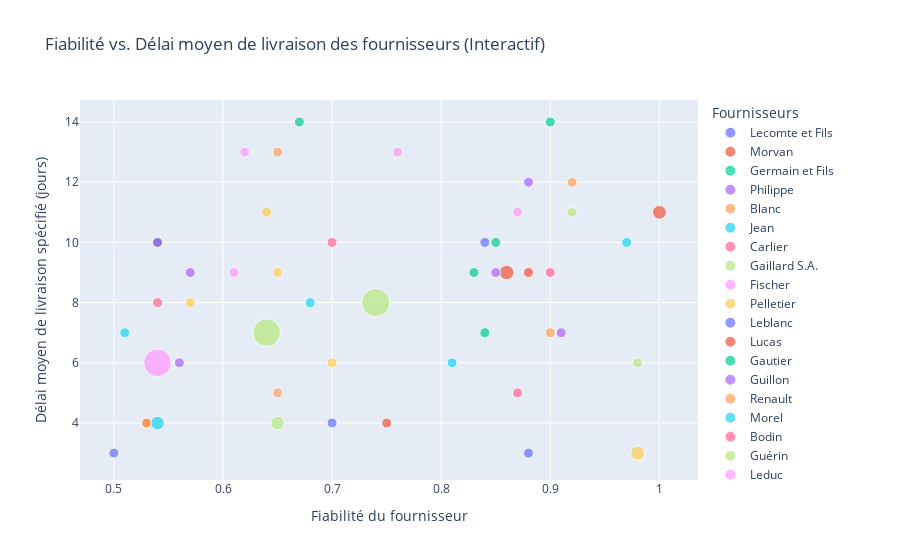

Source (notebook cell):
### Code cell
import plotly.express as px


if 'supplier_features' not in locals() and 'df' in locals():
    print("Recalcul de supplier_features...")
    supplier_features = df.groupby('id_fournisseur').agg(
        nom_fournisseur=('nom_fournisseur', 'first'),
        fiabilite=('fiabilité', 'mean'), # Devrait être unique par fournisseur
        delai_moyen_livraison_specifique=('délai_moyen_jours', 'mean'), # Devrait être unique
        nombre_achats=('id_achat', 'count'),
        montant_total_achats=('montant_total', 'sum')

    ).reset_index()
elif 'supplier_features' not in locals() and 'df' not in locals():
    print("Erreur : DataFrame 'df' et 'supplier_features' non trouvés. Veuillez exécuter les étapes précédentes.")
    exit()


print("\n--- Création du graphique interactif avec Plotly pour la classification des fournisseurs ---")

fig_plotly = px.scatter(
    supplier_features,
    x='fiabilite',
    y='delai_moyen_livraison_specifique',
    size='nombre_achats',  
    color='nom_fournisseur',
    hover_name='nom_fournisseur',  
    hover_data={ 
        'fiabilite': ':.2f',
        'delai_moyen_livraison_specifique': True, 
        'nombre_achats': True,
        'montant_total_achats': ':,.0f'
    },
    title='Fiabilité vs. Délai moyen de livraison des fournisseurs (Interactif)',
    labels={
        'fiabilite': 'Fiabilité du fournisseur',
        'delai_moyen_livraison_specifique': 'Délai moyen de livraison spécifié (jours)',
        'nombre_achats': 'Nombre d\'achats',
        'nom_fournisseur': 'Fournisseur'
    }
)


fig_plotly.update_layout(
    xaxis_title='Fiabilité du fournisseur',
    yaxis_title='Délai moyen de livraison spécifié (jours)',
    legend_title='Fournisseurs',

)
fig_plotly.update_traces(marker=dict(sizemin=5))

fig_plotly.show()

### Figure 1 — Plotly figure (JSON) as saved in the notebook; plotly's stock layout.template omitted (floating-point values rounded to 4 significant figures)
{"data": [{"customdata": [[40.0, 576100.0]], "hovertemplate": "<b>%{hovertext}</b><br><br>Fournisseur=Lecomte et Fils<br>Fiabilité du fournisseur=%{x:.2f}<br>Délai moyen de livraison spécifié (jours)=%{y}<br>Nombre d'achats=%{customdata[0]}<br>montant_total_achats=%{customdata[1]:,.0f}<extra></extra>", "hovertext": ["Lecomte et Fils"], "legendgroup": "Lecomte et Fils", "marker": {"color": "#636efa", "size": [40], "sizemin": 5, "sizemode": "area", "sizeref": 5.115, "symbol": "circle"}, "mode": "markers", "name": "Lecomte et Fils", "orientation": "v", "showlegend": true, "type": "scatter", "x": [0.84], "xaxis": "x", "y": [10.0], "yaxis": "y"}, {"customdata": [[551.0, 8912000.0]], "hovertemplate": "<b>%{hovertext}</b><br><br>Fournisseur=Morvan<br>Fiabilité du fournisseur=%{x:.2f}<br>Délai moyen de livraison spécifié (jours)=%{y}<br>Nombre d'achats=%{customdata[0]}<br>montant_total_achats=%{customdata[1]:,.0f}<extra></extra>", "hovertext": ["Morvan"], "legendgroup": "Morvan", "marker": {"color": "#EF553B", "size": [551], "sizemin": 5, "sizemode": "area", "sizeref": 5.115, "symbol": "circle"}, "mode": "markers", "name": "Morvan", "orientation": "v", "showlegend": true, "type": "scatter", "x": [0.86], "xaxis": "x", "y": [9.0], "yaxis": "y"}, {"customdata": [[29.0, 433300.0]], "hovertemplate": "<b>%{hovertext}</b><br><br>Fournisseur=Germain et Fils<br>Fiabilité du fournisseur=%{x:.2f}<br>Délai moyen de livraison spécifié (jours)=%{y}<br>Nombre d'achats=%{customdata[0]}<br>montant_total_achats=%{customdata[1]:,.0f}<extra></extra>", "hovertext": ["Germain et Fils"], "legendgroup": "Germain et Fils", "marker": {"color": "#00cc96", "size": [29], "sizemin": 5, "sizemode": "area", "sizeref": 5.115, "symbol": "circle"}, "mode": "markers", "name": "Germain et Fils", "orientation": "v", "showlegend": true, "type": "scatter", "x": [0.85], "xaxis": "x", "y": [10.0], "yaxis": "y"}, {"customdata": [[32.0, 605900.0]], "hovertemplate": "<b>%{hovertext}</b><br><br>Fournisseur=Philippe<br>Fiabilité du fournisseur=%{x:.2f}<br>Délai moyen de livraison spécifié (jours)=%{y}<br>Nombre d'achats=%{customdata[0]}<br>montant_total_achats=%{customdata[1]:,.0f}<extra></extra>", "hovertext": ["Philippe"], "legendgroup": "Philippe", "marker": {"color": "#ab63fa", "size": [32], "sizemin": 5, "sizemode": "area", "sizeref": 5.115, "symbol": "circle"}, "mode": "markers", "name": "Philippe", "orientation": "v", "showlegend": true, "type": "scatter", "x": [0.57], "xaxis": "x", "y": [9.0], "yaxis": "y"}, {"customdata": [[42.0, 813300.0]], "hovertemplate": "<b>%{hovertext}</b><br><br>Fournisseur=Blanc<br>Fiabilité du fournisseur=%{x:.2f}<br>Délai moyen de livraison spécifié (jours)=%{y}<br>Nombre d'achats=%{customdata[0]}<br>montant_total_achats=%{customdata[1]:,.0f}<extra></extra>", "hovertext": ["Blanc"], "legendgroup": "Blanc", "marker": {"color": "#FFA15A", "size": [42], "sizemin": 5, "sizemode": "area", "sizeref": 5.115, "symbol": "circle"}, "mode": "markers", "name": "Blanc", "orientation": "v", "showlegend": true, "type": "scatter", "x": [0.65], "xaxis": "x", "y": [13.0], "yaxis": "y"}, {"customdata": [[40.0, 643500.0]], "hovertemplate": "<b>%{hovertext}</b><br><br>Fournisseur=Jean<br>Fiabilité du fournisseur=%{x:.2f}<br>Délai moyen de livraison spécifié (jours)=%{y}<br>Nombre d'achats=%{customdata[0]}<br>montant_total_achats=%{customdata[1]:,.0f}<extra></extra>", "hovertext": ["Jean"], "legendgroup": "Jean", "marker": {"color": "#19d3f3", "size": [40], "sizemin": 5, "sizemode": "area", "sizeref": 5.115, "symbol": "circle"}, "mode": "markers", "name": "Jean", "orientation": "v", "showlegend": true, "type": "scatter", "x": [0.68], "xaxis": "x", "y": [8.0], "yaxis": "y"}, {"customdata": [[30.0, 493000.0]], "hovertemplate": "<b>%{hovertext}</b><br><br>Fournisseur=Carlier<br>Fiabilité du fournisseur=%{x:.2f}<br>Délai moyen de livraison spécifié (jours)=%{y}<br>Nombre d'achats=%{customdata[0]}<br>montant_total_achats=%{customdata[1]:,.0f}<extra></extra>", "hovertext": ["Carlier"], "legendgroup": "Carlier", "marker": {"color": "#FF6692", "size": [30], "sizemin": 5, "sizemode": "area", "sizeref": 5.115, "symbol": "circle"}, "mode": "markers", "name": "Carlier", "orientation": "v", "showlegend": true, "type": "scatter", "x": [0.9], "xaxis": "x", "y": [9.0], "yaxis": "y"}, {"customdata": [[1981.0, 30160000.0]], "hovertemplate": "<b>%{hovertext}</b><br><br>Fournisseur=Gaillard S.A.<br>Fiabilité du fournisseur=%{x:.2f}<br>Délai moyen de livraison spécifié (jours)=%{y}<br>Nombre d'achats=%{customdata[0]}<br>montant_total_achats=%{customdata[1]:,.0f}<extra></extra>", "hovertext": ["Gaillard S.A."], "legendgroup": "Gaillard S.A.", "marker": {"color": "#B6E880", "size": [1981], "sizemin": 5, "sizemode": "area", "sizeref": 5.115, "symbol": "circle"}, "mode": "markers", "name": "Gaillard S.A.", "orientation": "v", "showlegend": true, "type": "scatter", "x": [0.64], "xaxis": "x", "y": [7.0], "yaxis": "y"}, {"customdata": [[21.0, 335000.0]], "hovertemplate": "<b>%{hovertext}</b><br><br>Fournisseur=Fischer<br>Fiabilité du fournisseur=%{x:.2f}<br>Délai moyen de livraison spécifié (jours)=%{y}<br>Nombre d'achats=%{customdata[0]}<br>montant_total_achats=%{customdata[1]:,.0f}<extra></extra>", "hovertext": ["Fischer"], "legendgroup": "Fischer", "marker": {"color": "#FF97FF", "size": [21], "sizemin": 5, "sizemode": "area", "sizeref": 5.115, "symbol": "circle"}, "mode": "markers", "name": "Fischer", "orientation": "v", "showlegend": true, "type": "scatter", "x": [0.61], "xaxis": "x", "y": [9.0], "yaxis": "y"}, {"customdata": [[509.0, 8901000.0]], "hovertemplate": "<b>%{hovertext}</b><br><br>Fournisseur=Pelletier<br>Fiabilité du fournisseur=%{x:.2f}<br>Délai moyen de livraison spécifié (jours)=%{y}<br>Nombre d'achats=%{customdata[0]}<br>montant_total_achats=%{customdata[1]:,.0f}<extra></extra>", "hovertext": ["Pelletier"], "legendgroup": "Pelletier", "marker": {"color": "#FECB52", "size": [509], "sizemin": 5, "sizemode": "area", "sizeref": 5.115, "symbol": "circle"}, "mode": "markers", "name": "Pelletier", "orientation": "v", "showlegend": true, "type": "scatter", "x": [0.98], "xaxis": "x", "y": [3.0], "yaxis": "y"}, {"customdata": [[35.0, 341500.0]], "hovertemplate": "<b>%{hovertext}</b><br><br>Fournisseur=Leblanc<br>Fiabilité du fournisseur=%{x:.2f}<br>Délai moyen de livraison spécifié (jours)=%{y}<br>Nombre d'achats=%{customdata[0]}<br>montant_total_achats=%{customdata[1]:,.0f}<extra></extra>", "hovertext": ["Leblanc"], "legendgroup": "Leblanc", "marker": {"color": "#636efa", "size": [35], "sizemin": 5, "sizemode": "area", "sizeref": 5.115, "symbol": "circle"}, "mode": "markers", "name": "Leblanc", "orientation": "v", "showlegend": true, "type": "scatter", "x": [0.5], "xaxis": "x", "y": [3.0], "yaxis": "y"}, {"customdata": [[485.0, 7046000.0]], "hovertemplate": "<b>%{hovertext}</b><br><br>Fournisseur=Lucas<br>Fiabilité du fournisseur=%{x:.2f}<br>Délai moyen de livraison spécifié (jours)=%{y}<br>Nombre d'achats=%{customdata[0]}<br>montant_total_achats=%{customdata[1]:,.0f}<extra></extra>", "hovertext": ["Lucas"], "legendgroup": "Lucas", "marker": {"color": "#EF553B", "size": [485], "sizemin": 5, "sizemode": "area", "sizeref": 5.115, "symbol": "circle"}, "mode": "markers", "name": "Lucas", "orientation": "v", "showlegend": true, "type": "scatter", "x": [1.0], "xaxis": "x", "y": [11.0], "yaxis": "y"}, {"customdata": [[35.0, 537600.0]], "hovertemplate": "<b>%{hovertext}</b><br><br>Fournisseur=Gautier<br>Fiabilité du fournisseur=%{x:.2f}<br>Délai moyen de livraison spécifié (jours)=%{y}<br>Nombre d'achats=%{customdata[0]}<br>montant_total_achats=%{customdata[1]:,.0f}<extra></extra>", "hovertext": ["Gautier"], "legendgroup": "Gautier", "marker": {"color": "#00cc96", "size": [35], "sizemin": 5, "sizemode": "area", "sizeref": 5.115, "symbol": "circle"}, "mode": "markers", "name": "Gautier", "orientation": "v", "showlegend": true, "type": "scatter", "x": [0.84], "xaxis": "x", "y": [7.0], "yaxis": "y"}, {"customdata": [[36.0, 374400.0]], "hovertemplate": "<b>%{hovertext}</b><br><br>Fournisseur=Guillon<br>Fiabilité du fournisseur=%{x:.2f}<br>Délai moyen de livraison spécifié (jours)=%{y}<br>Nombre d'achats=%{customdata[0]}<br>montant_total_achats=%{customdata[1]:,.0f}<extra></extra>", "hovertext": ["Guillon"], "legendgroup": "Guillon", "marker": {"color": "#ab63fa", "size": [36], "sizemin": 5, "sizemode": "area", "sizeref": 5.115, "symbol": "circle"}, "mode": "markers", "name": "Guillon", "orientation": "v", "showlegend": true, "type": "scatter", "x": [0.91], "xaxis": "x", "y": [7.0], "yaxis": "y"}, {"customdata": [[30.0, 491100.0]], "hovertemplate": "<b>%{hovertext}</b><br><br>Fournisseur=Renault<br>Fiabilité du fournisseur=%{x:.2f}<br>Délai moyen de livraison spécifié (jours)=%{y}<br>Nombre d'achats=%{customdata[0]}<br>montant_total_achats=%{customdata[1]:,.0f}<extra></extra>", "hovertext": ["Renault"], "legendgroup": "Renault", "marker": {"color": "#FFA15A", "size": [30], "sizemin": 5, "sizemode": "area", "sizeref": 5.115, "symbol": "circle"}, "mode": "markers", "name": "Renault", "orientation": "v", "showlegend": true, "type": "scatter", "x": [0.65], "xaxis": "x", "y": [5.0], "yaxis": "y"}, {"customdata": [[33.0, 524800.0]], "hovertemplate": "<b>%{hovertext}</b><br><br>Fournisseur=Morel<br>Fiabilité du fournisseur=%{x:.2f}<br>Délai moyen de livraison spécifié (jours)=%{y}<br>Nombre d'achats=%{customdata[0]}<br>montant_total_achats=%{customdata[1]:,.0f}<extra></extra>", "hovertext": ["Morel"], "legendgroup": "Morel", "marker": {"color": "#19d3f3", "size": [33], "sizemin": 5, "sizemode": "area", "sizeref": 5.115, "symbol": "circle"}, "mode": "markers", "name": "Morel", "orientation": "v", "showlegend": true, "type": "scatter", "x": [0.51], "xaxis": "x", "y": [7.0], "yaxis": "y"}, {"customdata": [[32.0, 654900.0]], "hovertemplate": "<b>%{hovertext}</b><br><br>Fournisseur=Bodin<br>Fiabilité du fournisseur=%{x:.2f}<br>Délai moyen de livraison spécifié (jours)=%{y}<br>Nombre d'achats=%{customdata[0]}<br>montant_total_achats=%{customdata[1]:,.0f}<extra></extra>", "hovertext": ["Bodin"], "legendgroup": "Bodin", "marker": {"color": "#FF6692", "size": [32], "sizemin": 5, "sizemode": "area", "sizeref": 5.115, "symbol": "circle"}, "mode": "markers", "name": "Bodin", "orientation": "v", "showlegend": true, "type": "scatter", "x": [0.87], "xaxis": "x", "y": [5.0], "yaxis": "y"}, {"customdata": [[36.0, 375200.0]], "hovertemplate": "<b>%{hovertext}</b><br><br>Fournisseur=Guérin<br>Fiabilité du fournisseur=%{x:.2f}<br>Délai moyen de livraison spécifié (jours)=%{y}<br>Nombre d'achats=%{customdata[0]}<br>montant_total_achats=%{customdata[1]:,.0f}<extra></extra>", "hovertext": ["Guérin"], "legendgroup": "Guérin", "marker": {"color": "#B6E880", "size": [36], "sizemin": 5, "sizemode": "area", "sizeref": 5.115, "symbol": "circle"}, "mode": "markers", "name": "Guérin", "orientation": "v", "showlegend": true, "type": "scatter", "x": [0.92], "xaxis": "x", "y": [11.0], "yaxis": "y"}, {"customdata": [[37.0, 558600.0]], "hovertemplate": "<b>%{hovertext}</b><br><br>Fournisseur=Leduc<br>Fiabilité du fournisseur=%{x:.2f}<br>Délai moyen de livraison spécifié (jours)=%{y}<br>Nombre d'achats=%{customdata[0]}<br>montant_total_achats=%{customdata[1]:,.0f}<extra></extra>", "hovertext": ["Leduc"], "legendgroup": "Leduc", "marker": {"color": "#FF97FF", "size": [37], "sizemin": 5, "sizemode": "area", "sizeref": 5.115, "symbol": "circle"}, "mode": "markers", "name": "Leduc", "orientation": "v", "showlegend": true, "type": "scatter", "x": [0.87], "xaxis": "x", "y": [11.0], "yaxis": "y"}, {"customdata": [[39.0, 461900.0]], "hovertemplate": "<b>%{hovertext}</b><br><br>Fournisseur=Baudry<br>Fiabilité du fournisseur=%{x:.2f}<br>Délai moyen de livraison spécifié (jours)=%{y}<br>Nombre d'achats=%{customdata[0]}<br>montant_total_achats=%{customdata[1]:,.0f}<extra></extra>", "hovertext": ["Baudry"], "legendgroup": "Baudry", "marker": {"color": "#FECB52", "size": [39], "sizemin": 5, "sizemode": "area", "sizeref": 5.115, "symbol": "circle"}, "mode": "markers", "name": "Baudry", "orientation": "v", "showlegend": true, "type": "scatter", "x": [0.57], "xaxis": "x", "y": [8.0], "yaxis": "y"}, {"customdata": [[33.0, 646000.0]], "hovertemplate": "<b>%{hovertext}</b><br><br>Fournisseur=Petitjean Andre SA<br>Fiabilité du fournisseur=%{x:.2f}<br>Délai moyen de livraison spécifié (jours)=%{y}<br>Nombre d'achats=%{customdata[0]}<br>montant_total_achats=%{customdata[1]:,.0f}<extra></extra>", "hovertext": ["Petitjean Andre SA"], "legendgroup": "Petitjean Andre SA", "marker": {"color": "#636efa", "size": [33], "sizemin": 5, "sizemode": "area", "sizeref": 5.115, "symbol": "circle"}, "mode": "markers", "name": "Petitjean Andre SA", "orientation": "v", "showlegend": true, "type": "scatter", "x": [0.88], "xaxis": "x", "y": [3.0], "yaxis": "y"}, {"customdata": [[39.0, 412500.0]], "hovertemplate": "<b>%{hovertext}</b><br><br>Fournisseur=Langlois Vallée SA<br>Fiabilité du fournisseur=%{x:.2f}<br>Délai moyen de livraison spécifié (jours)=%{y}<br>Nombre d'achats=%{customdata[0]}<br>montant_total_achats=%{customdata[1]:,.0f}<extra></extra>", "hovertext": ["Langlois Vallée SA"], "legendgroup": "Langlois Vallée SA", "marker": {"color": "#EF553B", "size": [39], "sizemin": 5, "sizemode": "area", "sizeref": 5.115, "symbol": "circle"}, "mode": "markers", "name": "Langlois Vallée SA", "orientation": "v", "showlegend": true, "type": "scatter", "x": [0.88], "xaxis": "x", "y": [9.0], "yaxis": "y"}, {"customdata": [[37.0, 464500.0]], "hovertemplate": "<b>%{hovertext}</b><br><br>Fournisseur=Albert<br>Fiabilité du fournisseur=%{x:.2f}<br>Délai moyen de livraison spécifié (jours)=%{y}<br>Nombre d'achats=%{customdata[0]}<br>montant_total_achats=%{customdata[1]:,.0f}<extra></extra>", "hovertext": ["Albert"], "legendgroup": "Albert", "marker": {"color": "#00cc96", "size": [37], "sizemin": 5, "sizemode": "area", "sizeref": 5.115, "symbol": "circle"}, "mode": "markers", "name": "Albert", "orientation": "v", "showlegend": true, "type": "scatter", "x": [0.83], "xaxis": "x", "y": [9.0], "yaxis": "y"}, {"customdata": [[31.0, 314600.0]], "hovertemplate": "<b>%{hovertext}</b><br><br>Fournisseur=Da Silva<br>Fiabilité du fournisseur=%{x:.2f}<br>Délai moyen de livraison spécifié (jours)=%{y}<br>Nombre d'achats=%{customdata[0]}<br>montant_total_achats=%{customdata[1]:,.0f}<extra></extra>", "hovertext": ["Da Silva"], "legendgroup": "Da Silva", "marker": {"color": "#ab63fa", "size": [31], "sizemin": 5, "sizemode": "area", "sizeref": 5.115, "symbol": "circle"}, "mode": "markers", "name": "Da Silva", "orientation": "v", "showlegend": true, "type": "scatter", "x": [0.88], "xaxis": "x", "y": [12.0], "yaxis": "y"}, {"customdata": [[37.0, 725500.0]], "hovertemplate": "<b>%{hovertext}</b><br><br>Fournisseur=Techer SA<br>Fiabilité du fournisseur=%{x:.2f}<br>Délai moyen de livraison spécifié (jours)=%{y}<br>Nombre d'achats=%{customdata[0]}<br>montant_total_achats=%{customdata[1]:,.0f}<extra></extra>", "hovertext": ["Techer SA"], "legendgroup": "Techer SA", "marker": {"color": "#FFA15A", "size": [37], "sizemin": 5, "sizemode": "area", "sizeref": 5.115, "symbol": "circle"}, "mode": "markers", "name": "Techer SA", "orientation": "v", "showlegend": true, "type": "scatter", "x": [0.92], "xaxis": "x", "y": [12.0], "yaxis": "y"}, {"customdata": [[38.0, 845600.0]], "hovertemplate": "<b>%{hovertext}</b><br><br>Fournisseur=Bourdon<br>Fiabilité du fournisseur=%{x:.2f}<br>Délai moyen de livraison spécifié (jours)=%{y}<br>Nombre d'achats=%{customdata[0]}<br>montant_total_achats=%{customdata[1]:,.0f}<extra></extra>", "hovertext": ["Bourdon"], "legendgroup": "Bourdon", "marker": {"color": "#19d3f3", "size": [38], "sizemin": 5, "sizemode": "area", "sizeref": 5.115, "symbol": "circle"}, "mode": "markers", "name": "Bourdon", "orientation": "v", "showlegend": true, "type": "scatter", "x": [0.81], "xaxis": "x", "y": [6.0], "yaxis": "y"}, {"customdata": [[36.0, 465100.0]], "hovertemplate": "<b>%{hovertext}</b><br><br>Fournisseur=Rodrigues Payet S.A.R.L.<br>Fiabilité du fournisseur=%{x:.2f}<br>Délai moyen de livraison spécifié (jours)=%{y}<br>Nombre d'achats=%{customdata[0]}<br>montant_total_achats=%{customdata[1]:,.0f}<extra></extra>", "hovertext": ["Rodrigues Payet S.A.R.L."], "legendgroup": "Rodrigues Payet S.A.R.L.", "marker": {"color": "#FF6692", "size": [36], "sizemin": 5, "sizemode": "area", "sizeref": 5.115, "symbol": "circle"}, "mode": "markers", "name": "Rodrigues Payet S.A.R.L.", "orientation": "v", "showlegend": true, "type": "scatter", "x": [0.54], "xaxis": "x", "y": [10.0], "yaxis": "y"}, {"customdata": [[2046.0, 31300000.0]], "hovertemplate": "<b>%{hovertext}</b><br><br>Fournisseur=Delattre Blot S.A.<br>Fiabilité du fournisseur=%{x:.2f}<br>Délai moyen de livraison spécifié (jours)=%{y}<br>Nombre d'achats=%{customdata[0]}<br>montant_total_achats=%{customdata[1]:,.0f}<extra></extra>", "hovertext": ["Delattre Blot S.A."], "legendgroup": "Delattre Blot S.A.", "marker": {"color": "#B6E880", "size": [2046], "sizemin": 5, "sizemode": "area", "sizeref": 5.115, "symbol": "circle"}, "mode": "markers", "name": "Delattre Blot S.A.", "orientation": "v", "showlegend": true, "type": "scatter", "x": [0.74], "xaxis": "x", "y": [8.0], "yaxis": "y"}, {"customdata": [[1973.0, 29790000.0]], "hovertemplate": "<b>%{hovertext}</b><br><br>Fournisseur=Fontaine Lopes S.A.<br>Fiabilité du fournisseur=%{x:.2f}<br>Délai moyen de livraison spécifié (jours)=%{y}<br>Nombre d'achats=%{customdata[0]}<br>montant_total_achats=%{customdata[1]:,.0f}<extra></extra>", "hovertext": ["Fontaine Lopes S.A."], "legendgroup": "Fontaine Lopes S.A.", "marker": {"color": "#FF97FF", "size": [1973], "sizemin": 5, "sizemode": "area", "sizeref": 5.115, "symbol": "circle"}, "mode": "markers", "name": "Fontaine Lopes S.A.", "orientation": "v", "showlegend": true, "type": "scatter", "x": [0.54], "xaxis": "x", "y": [6.0], "yaxis": "y"}, {"customdata": [[27.0, 336500.0]], "hovertemplate": "<b>%{hovertext}</b><br><br>Fournisseur=Delaunay<br>Fiabilité du fournisseur=%{x:.2f}<br>Délai moyen de livraison spécifié (jours)=%{y}<br>Nombre d'achats=%{customdata[0]}<br>montant_total_achats=%{customdata[1]:,.0f}<extra></extra>", "hovertext": ["Delaunay"], "legendgroup": "Delaunay", "marker": {"color": "#FECB52", "size": [27], "sizemin": 5, "sizemode": "area", "sizeref": 5.115, "symbol": "circle"}, "mode": "markers", "name": "Delaunay", "orientation": "v", "showlegend": true, "type": "scatter", "x": [0.7], "xaxis": "x", "y": [6.0], "yaxis": "y"}, {"customdata": [[41.0, 465600.0]], "hovertemplate": "<b>%{hovertext}</b><br><br>Fournisseur=Faure S.A.R.L.<br>Fiabilité du fournisseur=%{x:.2f}<br>Délai moyen de livraison spécifié (jours)=%{y}<br>Nombre d'achats=%{customdata[0]}<br>montant_total_achats=%{customdata[1]:,.0f}<extra></extra>", "hovertext": ["Faure S.A.R.L."], "legendgroup": "Faure S.A.R.L.", "marker": {"color": "#636efa", "size": [41], "sizemin": 5, "sizemode": "area", "sizeref": 5.115, "symbol": "circle"}, "mode": "markers", "name": "Faure S.A.R.L.", "orientation": "v", "showlegend": true, "type": "scatter", "x": [0.7], "xaxis": "x", "y": [4.0], "yaxis": "y"}, {"customdata": [[32.0, 578300.0]], "hovertemplate": "<b>%{hovertext}</b><br><br>Fournisseur=Munoz SA<br>Fiabilité du fournisseur=%{x:.2f}<br>Délai moyen de livraison spécifié (jours)=%{y}<br>Nombre d'achats=%{customdata[0]}<br>montant_total_achats=%{customdata[1]:,.0f}<extra></extra>", "hovertext": ["Munoz SA"], "legendgroup": "Munoz SA", "marker": {"color": "#EF553B", "size": [32], "sizemin": 5, "sizemode": "area", "sizeref": 5.115, "symbol": "circle"}, "mode": "markers", "name": "Munoz SA", "orientation": "v", "showlegend": true, "type": "scatter", "x": [0.53], "xaxis": "x", "y": [4.0], "yaxis": "y"}, {"customdata": [[44.0, 847400.0]], "hovertemplate": "<b>%{hovertext}</b><br><br>Fournisseur=Mercier Dupuy S.A.S.<br>Fiabilité du fournisseur=%{x:.2f}<br>Délai moyen de livraison spécifié (jours)=%{y}<br>Nombre d'achats=%{customdata[0]}<br>montant_total_achats=%{customdata[1]:,.0f}<extra></extra>", "hovertext": ["Mercier Dupuy S.A.S."], "legendgroup": "Mercier Dupuy S.A.S.", "marker": {"color": "#00cc96", "size": [44], "sizemin": 5, "sizemode": "area", "sizeref": 5.115, "symbol": "circle"}, "mode": "markers", "name": "Mercier Dupuy S.A.S.", "orientation": "v", "showlegend": true, "type": "scatter", "x": [0.67], "xaxis": "x", "y": [14.0], "yaxis": "y"}, {"customdata": [[35.0, 561400.0]], "hovertemplate": "<b>%{hovertext}</b><br><br>Fournisseur=Bertrand S.A.<br>Fiabilité du fournisseur=%{x:.2f}<br>Délai moyen de livraison spécifié (jours)=%{y}<br>Nombre d'achats=%{customdata[0]}<br>montant_total_achats=%{customdata[1]:,.0f}<extra></extra>", "hovertext": ["Bertrand S.A."], "legendgroup": "Bertrand S.A.", "marker": {"color": "#ab63fa", "size": [35], "sizemin": 5, "sizemode": "area", "sizeref": 5.115, "symbol": "circle"}, "mode": "markers", "name": "Bertrand S.A.", "orientation": "v", "showlegend": true, "type": "scatter", "x": [0.56], "xaxis": "x", "y": [6.0], "yaxis": "y"}, {"customdata": [[33.0, 468100.0]], "hovertemplate": "<b>%{hovertext}</b><br><br>Fournisseur=Laine<br>Fiabilité du fournisseur=%{x:.2f}<br>Délai moyen de livraison spécifié (jours)=%{y}<br>Nombre d'achats=%{customdata[0]}<br>montant_total_achats=%{customdata[1]:,.0f}<extra></extra>", "hovertext": ["Laine"], "legendgroup": "Laine", "marker": {"color": "#FFA15A", "size": [33], "sizemin": 5, "sizemode": "area", "sizeref": 5.115, "symbol": "circle"}, "mode": "markers", "name": "Laine", "orientation": "v", "showlegend": true, "type": "scatter", "x": [0.9], "xaxis": "x", "y": [7.0], "yaxis": "y"}, {"customdata": [[42.0, 800700.0]], "hovertemplate": "<b>%{hovertext}</b><br><br>Fournisseur=Moreau Dubois S.A.S.<br>Fiabilité du fournisseur=%{x:.2f}<br>Délai moyen de livraison spécifié (jours)=%{y}<br>Nombre d'achats=%{customdata[0]}<br>montant_total_achats=%{customdata[1]:,.0f}<extra></extra>", "hovertext": ["Moreau Dubois S.A.S."], "legendgroup": "Moreau Dubois S.A.S.", "marker": {"color": "#19d3f3", "size": [42], "sizemin": 5, "sizemode": "area", "sizeref": 5.115, "symbol": "circle"}, "mode": "markers", "name": "Moreau Dubois S.A.S.", "orientation": "v", "showlegend": true, "type": "scatter", "x": [0.97], "xaxis": "x", "y": [10.0], "yaxis": "y"}, {"customdata": [[46.0, 535000.0]], "hovertemplate": "<b>%{hovertext}</b><br><br>Fournisseur=Charles SARL<br>Fiabilité du fournisseur=%{x:.2f}<br>Délai moyen de livraison spécifié (jours)=%{y}<br>Nombre d'achats=%{customdata[0]}<br>montant_total_achats=%{customdata[1]:,.0f}<extra></extra>", "hovertext": ["Charles SARL"], "legendgroup": "Charles SARL", "marker": {"color": "#FF6692", "size": [46], "sizemin": 5, "sizemode": "area", "sizeref": 5.115, "symbol": "circle"}, "mode": "markers", "name": "Charles SARL", "orientation": "v", "showlegend": true, "type": "scatter", "x": [0.54], "xaxis": "x", "y": [8.0], "yaxis": "y"}, {"customdata": [[27.0, 421000.0]], "hovertemplate": "<b>%{hovertext}</b><br><br>Fournisseur=Laurent Boyer S.A.R.L.<br>Fiabilité du fournisseur=%{x:.2f}<br>Délai moyen de livraison spécifié (jours)=%{y}<br>Nombre d'achats=%{customdata[0]}<br>montant_total_achats=%{customdata[1]:,.0f}<extra></extra>", "hovertext": ["Laurent Boyer S.A.R.L."], "legendgroup": "Laurent Boyer S.A.R.L.", "marker": {"color": "#B6E880", "size": [27], "sizemin": 5, "sizemode": "area", "sizeref": 5.115, "symbol": "circle"}, "mode": "markers", "name": "Laurent Boyer S.A.R.L.", "orientation": "v", "showlegend": true, "type": "scatter", "x": [0.98], "xaxis": "x", "y": [6.0], "yaxis": "y"}, {"customdata": [[40.0, 577800.0]], "hovertemplate": "<b>%{hovertext}</b><br><br>Fournisseur=Rocher<br>Fiabilité du fournisseur=%{x:.2f}<br>Délai moyen de livraison spécifié (jours)=%{y}<br>Nombre d'achats=%{customdata[0]}<br>montant_total_achats=%{customdata[1]:,.0f}<extra></extra>", "hovertext": ["Rocher"], "legendgroup": "Rocher", "marker": {"color": "#FF97FF", "size": [40], "sizemin": 5, "sizemode": "area", "sizeref": 5.115, "symbol": "circle"}, "mode": "markers", "name": "Rocher", "orientation": "v", "showlegend": true, "type": "scatter", "x": [0.76], "xaxis": "x", "y": [13.0], "yaxis": "y"}, {"customdata": [[38.0, 778300.0]], "hovertemplate": "<b>%{hovertext}</b><br><br>Fournisseur=Fabre SA<br>Fiabilité du fournisseur=%{x:.2f}<br>Délai moyen de livraison spécifié (jours)=%{y}<br>Nombre d'achats=%{customdata[0]}<br>montant_total_achats=%{customdata[1]:,.0f}<extra></extra>", "hovertext": ["Fabre SA"], "legendgroup": "Fabre SA", "marker": {"color": "#FECB52", "size": [38], "sizemin": 5, "sizemode": "area", "sizeref": 5.115, "symbol": "circle"}, "mode": "markers", "name": "Fabre SA", "orientation": "v", "showlegend": true, "type": "scatter", "x": [0.65], "xaxis": "x", "y": [9.0], "yaxis": "y"}, {"customdata": [[34.0, 659500.0]], "hovertemplate": "<b>%{hovertext}</b><br><br>Fournisseur=Lemaître De Sousa SA<br>Fiabilité du fournisseur=%{x:.2f}<br>Délai moyen de livraison spécifié (jours)=%{y}<br>Nombre d'achats=%{customdata[0]}<br>montant_total_achats=%{customdata[1]:,.0f}<extra></extra>", "hovertext": ["Lemaître De Sousa SA"], "legendgroup": "Lemaître De Sousa SA", "marker": {"color": "#636efa", "size": [34], "sizemin": 5, "sizemode": "area", "sizeref": 5.115, "symbol": "circle"}, "mode": "markers", "name": "Lemaître De Sousa SA", "orientation": "v", "showlegend": true, "type": "scatter", "x": [0.54], "xaxis": "x", "y": [10.0], "yaxis": "y"}, {"customdata": [[34.0, 323100.0]], "hovertemplate": "<b>%{hovertext}</b><br><br>Fournisseur=Caron<br>Fiabilité du fournisseur=%{x:.2f}<br>Délai moyen de livraison spécifié (jours)=%{y}<br>Nombre d'achats=%{customdata[0]}<br>montant_total_achats=%{customdata[1]:,.0f}<extra></extra>", "hovertext": ["Caron"], "legendgroup": "Caron", "marker": {"color": "#EF553B", "size": [34], "sizemin": 5, "sizemode": "area", "sizeref": 5.115, "symbol": "circle"}, "mode": "markers", "name": "Caron", "orientation": "v", "showlegend": true, "type": "scatter", "x": [0.75], "xaxis": "x", "y": [4.0], "yaxis": "y"}, {"customdata": [[32.0, 547900.0]], "hovertemplate": "<b>%{hovertext}</b><br><br>Fournisseur=Klein SA<br>Fiabilité du fournisseur=%{x:.2f}<br>Délai moyen de livraison spécifié (jours)=%{y}<br>Nombre d'achats=%{customdata[0]}<br>montant_total_achats=%{customdata[1]:,.0f}<extra></extra>", "hovertext": ["Klein SA"], "legendgroup": "Klein SA", "marker": {"color": "#00cc96", "size": [32], "sizemin": 5, "sizemode": "area", "sizeref": 5.115, "symbol": "circle"}, "mode": "markers", "name": "Klein SA", "orientation": "v", "showlegend": true, "type": "scatter", "x": [0.9], "xaxis": "x", "y": [14.0], "yaxis": "y"}, {"customdata": [[44.0, 498800.0]], "hovertemplate": "<b>%{hovertext}</b><br><br>Fournisseur=Lopes<br>Fiabilité du fournisseur=%{x:.2f}<br>Délai moyen de livraison spécifié (jours)=%{y}<br>Nombre d'achats=%{customdata[0]}<br>montant_total_achats=%{customdata[1]:,.0f}<extra></extra>", "hovertext": ["Lopes"], "legendgroup": "Lopes", "marker": {"color": "#ab63fa", "size": [44], "sizemin": 5, "sizemode": "area", "sizeref": 5.115, "symbol": "circle"}, "mode": "markers", "name": "Lopes", "orientation": "v", "showlegend": true, "type": "scatter", "x": [0.85], "xaxis": "x", "y": [9.0], "yaxis": "y"}, {"customdata": [[41.0, 801600.0]], "hovertemplate": "<b>%{hovertext}</b><br><br>Fournisseur=Lagarde<br>Fiabilité du fournisseur=%{x:.2f}<br>Délai moyen de livraison spécifié (jours)=%{y}<br>Nombre d'achats=%{customdata[0]}<br>montant_total_achats=%{customdata[1]:,.0f}<extra></extra>", "hovertext": ["Lagarde"], "legendgroup": "Lagarde", "marker": {"color": "#FFA15A", "size": [41], "sizemin": 5, "sizemode": "area", "sizeref": 5.115, "symbol": "circle"}, "mode": "markers", "name": "Lagarde", "orientation": "v", "showlegend": true, "type": "scatter", "x": [0.53], "xaxis": "x", "y": [4.0], "yaxis": "y"}, {"customdata": [[468.0, 7814000.0]], "hovertemplate": "<b>%{hovertext}</b><br><br>Fournisseur=Roche<br>Fiabilité du fournisseur=%{x:.2f}<br>Délai moyen de livraison spécifié (jours)=%{y}<br>Nombre d'achats=%{customdata[0]}<br>montant_total_achats=%{customdata[1]:,.0f}<extra></extra>", "hovertext": ["Roche"], "legendgroup": "Roche", "marker": {"color": "#19d3f3", "size": [468], "sizemin": 5, "sizemode": "area", "sizeref": 5.115, "symbol": "circle"}, "mode": "markers", "name": "Roche", "orientation": "v", "showlegend": true, "type": "scatter", "x": [0.54], "xaxis": "x", "y": [4.0], "yaxis": "y"}, {"customdata": [[39.0, 593700.0]], "hovertemplate": "<b>%{hovertext}</b><br><br>Fournisseur=Duhamel<br>Fiabilité du fournisseur=%{x:.2f}<br>Délai moyen de livraison spécifié (jours)=%{y}<br>Nombre d'achats=%{customdata[0]}<br>montant_total_achats=%{customdata[1]:,.0f}<extra></extra>", "hovertext": ["Duhamel"], "legendgroup": "Duhamel", "marker": {"color": "#FF6692", "size": [39], "sizemin": 5, "sizemode": "area", "sizeref": 5.115, "symbol": "circle"}, "mode": "markers", "name": "Duhamel", "orientation": "v", "showlegend": true, "type": "scatter", "x": [0.7], "xaxis": "x", "y": [10.0], "yaxis": "y"}, {"customdata": [[487.0, 8137000.0]], "hovertemplate": "<b>%{hovertext}</b><br><br>Fournisseur=Lecomte<br>Fiabilité du fournisseur=%{x:.2f}<br>Délai moyen de livraison spécifié (jours)=%{y}<br>Nombre d'achats=%{customdata[0]}<br>montant_total_achats=%{customdata[1]:,.0f}<extra></extra>", "hovertext": ["Lecomte"], "legendgroup": "Lecomte", "marker": {"color": "#B6E880", "size": [487], "sizemin": 5, "sizemode": "area", "sizeref": 5.115, "symbol": "circle"}, "mode": "markers", "name": "Lecomte", "orientation": "v", "showlegend": true, "type": "scatter", "x": [0.65], "xaxis": "x", "y": [4.0], "yaxis": "y"}, {"customdata": [[36.0, 459300.0]], "hovertemplate": "<b>%{hovertext}</b><br><br>Fournisseur=Godard SA<br>Fiabilité du fournisseur=%{x:.2f}<br>Délai moyen de livraison spécifié (jours)=%{y}<br>Nombre d'achats=%{customdata[0]}<br>montant_total_achats=%{customdata[1]:,.0f}<extra></extra>", "hovertext": ["Godard SA"], "legendgroup": "Godard SA", "marker": {"color": "#FF97FF", "size": [36], "sizemin": 5, "sizemode": "area", "sizeref": 5.115, "symbol": "circle"}, "mode": "markers", "name": "Godard SA", "orientation": "v", "showlegend": true, "type": "scatter", "x": [0.62], "xaxis": "x", "y": [13.0], "yaxis": "y"}, {"customdata": [[37.0, 906400.0]], "hovertemplate": "<b>%{hovertext}</b><br><br>Fournisseur=Carlier SA<br>Fiabilité du fournisseur=%{x:.2f}<br>Délai moyen de livraison spécifié (jours)=%{y}<br>Nombre d'achats=%{customdata[0]}<br>montant_total_achats=%{customdata[1]:,.0f}<extra></extra>", "hovertext": ["Carlier SA"], "legendgroup": "Carlier SA", "marker": {"color": "#FECB52", "size": [37], "sizemin": 5, "sizemode": "area", "sizeref": 5.115, "symbol": "circle"}, "mode": "markers", "name": "Carlier SA", "orientation": "v", "showlegend": true, "type": "scatter", "x": [0.64], "xaxis": "x", "y": [11.0], "yaxis": "y"}], "layout": {"legend": {"itemsizing": "constant", "title": {"text": "Fournisseurs"}, "tracegroupgap": 0}, "title": {"text": "Fiabilité vs. Délai moyen de livraison des fournisseurs (Interactif)"}, "xaxis": {"anchor": "y", "domain": [0, 1], "title": {"text": "Fiabilité du fournisseur"}}, "yaxis": {"anchor": "x", "domain": [0, 1], "title": {"text": "Délai moyen de livraison spécifié (jours)"}}}}
